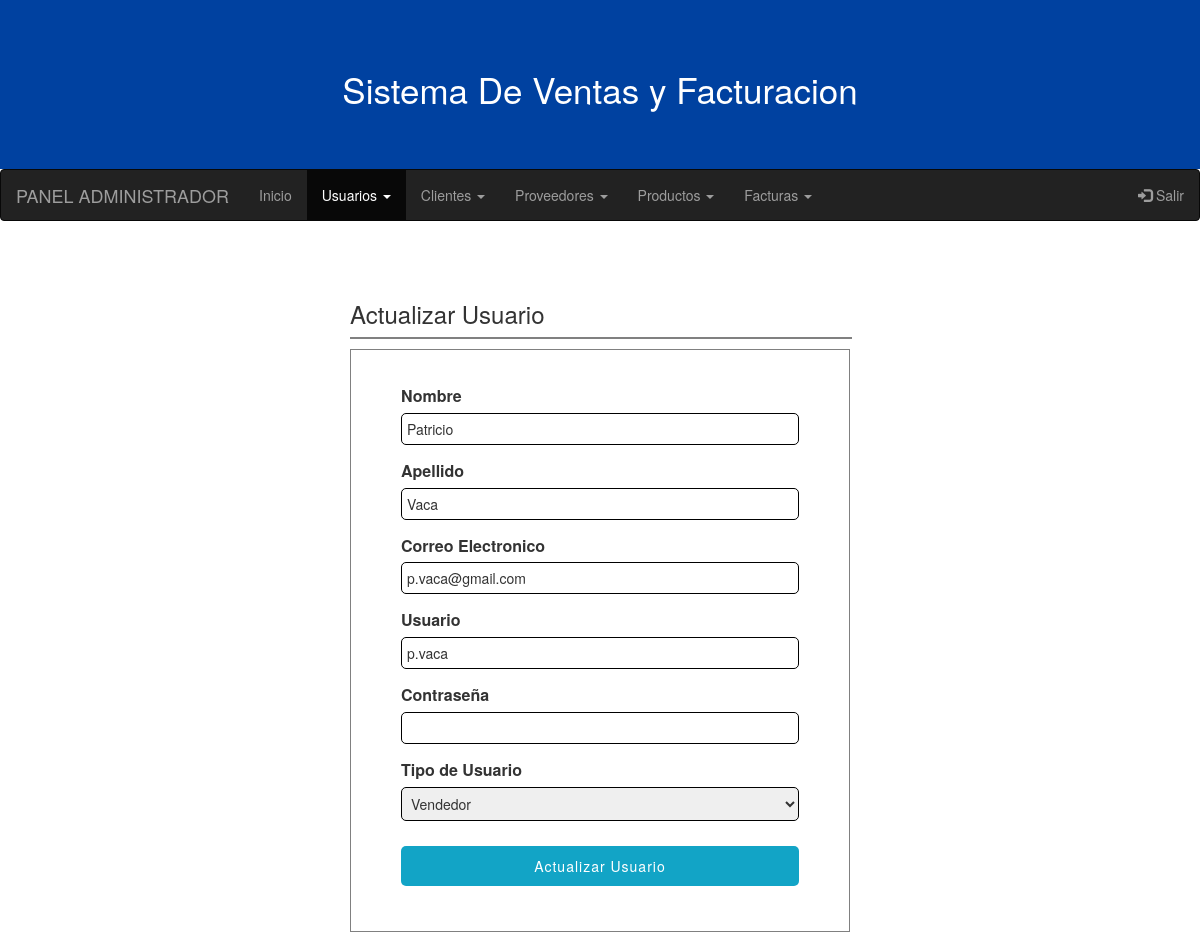
/Sistema/InicioAdmin/actualizar-usuario.php?id=2, run on the app's committed database.
### tables this page shows
CREATE TABLE `usuarios` (
  `id_usuario` int(11) NOT NULL AUTO_INCREMENT,
  `nombre` varchar(50) NOT NULL,
  `apellido` varchar(50) NOT NULL,
  `username` varchar(50) NOT NULL,
  `password` varchar(50) NOT NULL,
  `id_rol` int(11) NOT NULL,
  `correo` varchar(50) NOT NULL,
  PRIMARY KEY (`id_usuario`),
  KEY `usuarios_fk` (`id_rol`),
  CONSTRAINT `usuarios_fk` FOREIGN KEY (`id_rol`) REFERENCES `rol` (`id_rol`)
);

CREATE TABLE `rol` (
  `id_rol` int(11) NOT NULL AUTO_INCREMENT,
  `rol` varchar(50) NOT NULL,
  PRIMARY KEY (`id_rol`)
);

### Sistema/InicioAdmin/actualizar-usuario.php (the view, shortened to what this page needs)
<?php
  $conexion = mysqli_connect("localhost", "root", "", "Tienda");
  $iduser = $_GET['id'];
  $sql = mysqli_query($conexion, "SELECT u.id_usuario, u.nombre, u.apellido, u.correo, u.username, (u.id_rol) as id_rol, (r.rol) as rol
                                  FROM usuarios u
                                  INNER JOIN rol r
                                  ON u.id_rol = r.id_rol
                                  WHERE id_usuario = $iduser");
  $result_sql = mysqli_num_rows($sql);
  if($result_sql == 0)
  {
    header("Location: lista-usuarios.php");
  }
  else
  {
    $option = '';
    while ($data = mysqli_fetch_array($sql))
    {
      $nombre = $data['nombre'];
      $apellido = $data['apellido'];
      $correo = $data['correo'];
      $usuario = $data['username'];
      $idrol = $data['id_rol'];
      $rol = $data['rol'];
      if($idrol == 1)
      {
        $option = '<option value="'.$idrol.'"select>'.$rol.'</option>';
      }
      elseif ($idrol == 2)
      {
        $option = '<option value="'.$idrol.'"select>'.$rol.'</option>';
      }
      else if($idrol == 3)
      {
        $option = '<option value="'.$idrol.'"select>'.$rol.'</option>';
      }
    }
  }
?>
<!DOCTYPE html>
<html lang="es">
<head>
  <link rel="stylesheet" href="https://maxcdn.bootstrapcdn.com/bootstrap/3.4.1/css/bootstrap.min.css">
    <link rel="stylesheet" href="../css/usuarios.css">
</head>
<body>
  <div class="ban">
    <h3 class="s-t">Sistema De Ventas y Facturacion</h3>
  </div>
  <nav class="navbar navbar-inverse">
    <div class="container-fluid">
      <div class="navbar-header">
        <a class="navbar-brand" href="#">PANEL ADMINISTRADOR</a>
      </div>
      <ul class="nav navbar-nav">
        <li class=""><a href="index.php">Inicio</a></li>
        <li class="dropdown active">
        <a class="dropdown-toggle" data-toggle="dropdown" href="#">Usuarios
        <span class="caret"></span></a>
        </li>
        <li class="dropdown">
        <a class="dropdown-toggle" data-toggle="dropdown" href="#">Clientes
        <span class="caret"></span></a>
        </li>
        <li class="dropdown">
        <a class="dropdown-toggle" data-toggle="dropdown" href="#">Proveedores
        <span class="caret"></span></a>
        </li>
        <li class="dropdown">
        <a class="dropdown-toggle" data-toggle="dropdown" href="#">Productos
        <span class="caret"></span></a>
        </li>
        <li class="dropdown">
        <a class="dropdown-toggle" data-toggle="dropdown" href="#">Facturas
        <span class="caret"></span></a>
        </li>
      </ul>
      <ul class="nav navbar-nav navbar-right">
        <li><a href="../php/salir.php"><span class="glyphicon glyphicon-log-in"></span>    Salir</a></li>
      </ul>
    </div>
  </nav>
  <section id="container">
    <div class="form-r">
      <h3>Actualizar Usuario</h3>
      <hr>
        <form class="" action="../php/act-user.php" method="post">
          <label for="nombre">Nombre</label>
          <input type="text" name="nombre" id="nombre" value="<?php echo $nombre; ?>">
          <label for="nombre">Apellido</label>
          <input type="text" name="apellido" id="apellido" value="<?php echo $apellido; ?>">
          <label for="email">Correo Electronico</label>
          <input type="text" name="correo" id="correo" value="<?php echo $correo; ?>">
          <label for="usuario">Usuario</label>
          <input type="text" name="usuario" id="usuario" value="<?php echo $usuario; ?>">
          <label for="contrasena">Contraseña</label>
          <input type="password" name="contrasena" id="contrasena" value="">
          <label for="tipo-usuario">Tipo de Usuario</label>
          <select class="rol" name="rol" id="rol">
            <?php
              echo $option;
            ?>
          </select>
          <input type="submit" name="" value="Actualizar Usuario" class="btn-submit">
        </form>
    </div>
  </section>
</body>
</html>

### Sistema/css/usuarios.css (style rules this page uses)
#container { padding: 90px 15px 15px; margin-top: -50px; }
.form-r { width: 500px; margin: auto; }
label { display: block; font-size: 12pt; margin: 15px auto 5px auto; }
hr { border: 1px solid gray; width: 100%; display: block; margin: 10px 0; }
form { margin: auto; padding: 20px 50px; border: 1px solid gray; }
input, select { display: block; width: 100%; padding: 5px; border: 1px solid black; border-radius: 5px; }
.btn-submit { padding: 10px; background-color: #12a4c6; color: white; letter-spacing: 1px; border: none; margin-top: 25px; margin-bottom: 25px; }
.ban { text-align: center; color: white; background-color: #0041a0; padding: 50px; }
.s-t { font-size: 35px; }

### data on the page
usuarios: nombre "Patricio", apellido "Vaca", correo "p.vaca@gmail.com", usuario "p.vaca", rol "Vendedor"
